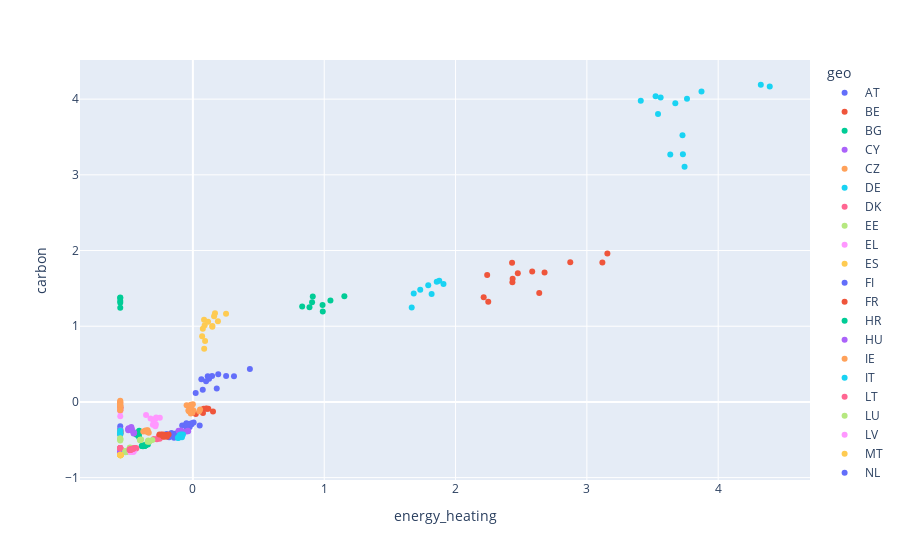

The notebook cell this image was saved under:
### Code cell
px.scatter(df_merged_s, y="carbon", x="energy_heating", color="geo")

### Figure 1 — Plotly figure (JSON) as saved in the notebook; plotly's stock layout.template omitted (floating-point values rounded to 4 significant figures)
{"data": [{"hovertemplate": "geo=AT<br>energy_heating=%{x}<br>carbon=%{y}<extra></extra>", "legendgroup": "AT", "marker": {"color": "#636efa", "symbol": "circle"}, "mode": "markers", "name": "AT", "orientation": "v", "showlegend": true, "type": "scatter", "x": [0.005791, -0.04925, -0.03687, -0.01025, -0.08153, -0.04092, -0.01461, -0.01077, -0.05254, -0.04106, -0.02457, 0.05181, -0.0484], "xaxis": "x", "y": [-0.2708, -0.2814, -0.2958, -0.2941, -0.3125, -0.3004, -0.2946, -0.2831, -0.2985, -0.2906, -0.3312, -0.3131, -0.3325], "yaxis": "y"}, {"hovertemplate": "geo=BE<br>energy_heating=%{x}<br>carbon=%{y}<extra></extra>", "legendgroup": "BE", "marker": {"color": "#EF553B", "symbol": "circle"}, "mode": "markers", "name": "BE", "orientation": "v", "showlegend": true, "type": "scatter", "x": [-0.5532, -0.5532, -0.5532, -0.5532, -0.5532, -0.5532, 0.1173, 0.1065, 0.1009, 0.08206, 0.07673, 0.153, 0.02191], "xaxis": "x", "y": [-0.01001, -0.0615, -0.07742, -0.07807, -0.1063, -0.08283, -0.09101, -0.09136, -0.08581, -0.09123, -0.1468, -0.1278, -0.158], "yaxis": "y"}, {"hovertemplate": "geo=BG<br>energy_heating=%{x}<br>carbon=%{y}<extra></extra>", "legendgroup": "BG", "marker": {"color": "#00cc96", "symbol": "circle"}, "mode": "markers", "name": "BG", "orientation": "v", "showlegend": true, "type": "scatter", "x": [-0.4197, -0.4089, -0.4105, -0.4196, -0.4288, -0.425, -0.4191, -0.4144, -0.4231, -0.4285, -0.4094, -0.4118, -0.4443], "xaxis": "x", "y": [-0.4084, -0.3808, -0.4071, -0.4346, -0.4192, -0.4028, -0.4157, -0.4061, -0.4282, -0.4352, -0.4677, -0.4362, -0.4132], "yaxis": "y"}, {"hovertemplate": "geo=CY<br>energy_heating=%{x}<br>carbon=%{y}<extra></extra>", "legendgroup": "CY", "marker": {"color": "#ab63fa", "symbol": "circle"}, "mode": "markers", "name": "CY", "orientation": "v", "showlegend": true, "type": "scatter", "x": [-0.5532, -0.5532, -0.5532, -0.5532, -0.5532, -0.5532, -0.5532, -0.5532, -0.5404, -0.5385, -0.5382, -0.5394, -0.5384], "xaxis": "x", "y": [-0.6631, -0.6645, -0.6674, -0.6713, -0.6694, -0.6693, -0.6664, -0.6649, -0.6653, -0.6651, -0.6706, -0.6684, -0.6669], "yaxis": "y"}, {"hovertemplate": "geo=CZ<br>energy_heating=%{x}<br>carbon=%{y}<extra></extra>", "legendgroup": "CZ", "marker": {"color": "#FFA15A", "symbol": "circle"}, "mode": "markers", "name": "CZ", "orientation": "v", "showlegend": true, "type": "scatter", "x": [-0.5532, -0.5532, -0.5532, -0.5532, -0.5532, -0.04782, -0.016, -0.0001795, -0.01036, -0.01591, -0.005957, 0.05482, 0.002557], "xaxis": "x", "y": [0.0143, 0.006907, -0.01371, -0.04205, -0.0532, -0.04476, -0.03666, -0.03198, -0.04069, -0.07082, -0.1297, -0.1015, -0.1086], "yaxis": "y"}, {"hovertemplate": "geo=DE<br>energy_heating=%{x}<br>carbon=%{y}<extra></extra>", "legendgroup": "DE", "marker": {"color": "#19d3f3", "symbol": "circle"}, "mode": "markers", "name": "DE", "orientation": "v", "showlegend": true, "type": "scatter", "x": [4.393, 3.523, 3.873, 4.324, 3.411, 3.561, 3.762, 3.673, 3.542, 3.728, 3.744, 3.731, 3.635], "xaxis": "x", "y": [4.165, 4.038, 4.1, 4.19, 3.977, 4.02, 4.006, 3.944, 3.804, 3.522, 3.105, 3.271, 3.268], "yaxis": "y"}, {"hovertemplate": "geo=DK<br>energy_heating=%{x}<br>carbon=%{y}<extra></extra>", "legendgroup": "DK", "marker": {"color": "#FF6692", "symbol": "circle"}, "mode": "markers", "name": "DK", "orientation": "v", "showlegend": true, "type": "scatter", "x": [-0.5532, -0.5532, -0.5532, -0.5532, -0.5532, -0.2566, -0.2345, -0.2387, -0.2526, -0.2624, -0.2743, -0.2527, -0.2977], "xaxis": "x", "y": [-0.3719, -0.3984, -0.4217, -0.4131, -0.4336, -0.4478, -0.4366, -0.4481, -0.4483, -0.468, -0.4927, -0.4861, -0.4892], "yaxis": "y"}, {"hovertemplate": "geo=EE<br>energy_heating=%{x}<br>carbon=%{y}<extra></extra>", "legendgroup": "EE", "marker": {"color": "#B6E880", "symbol": "circle"}, "mode": "markers", "name": "EE", "orientation": "v", "showlegend": true, "type": "scatter", "x": [-0.4703, -0.4789, -0.4754, -0.4784, -0.4814, -0.4836, -0.4784, -0.478, -0.4775, -0.4762, -0.478, -0.4773, -0.4755], "xaxis": "x", "y": [-0.6073, -0.6074, -0.6128, -0.6034, -0.6077, -0.6234, -0.6151, -0.6086, -0.6126, -0.6405, -0.6575, -0.6508, -0.6436], "yaxis": "y"}, {"hovertemplate": "geo=EL<br>energy_heating=%{x}<br>carbon=%{y}<extra></extra>", "legendgroup": "EL", "marker": {"color": "#FF97FF", "symbol": "circle"}, "mode": "markers", "name": "EL", "orientation": "v", "showlegend": true, "type": "scatter", "x": [-0.5532, -0.5532, -0.5532, -0.3567, -0.5532, -0.2518, -0.2862, -0.28, -0.3226, -0.3007, -0.2859, -0.3047, -0.2822], "xaxis": "x", "y": [-0.09152, -0.1062, -0.1245, -0.1735, -0.1892, -0.2088, -0.2265, -0.2049, -0.2193, -0.253, -0.3204, -0.3032, -0.2945], "yaxis": "y"}, {"hovertemplate": "geo=ES<br>energy_heating=%{x}<br>carbon=%{y}<extra></extra>", "legendgroup": "ES", "marker": {"color": "#FECB52", "symbol": "circle"}, "mode": "markers", "name": "ES", "orientation": "v", "showlegend": true, "type": "scatter", "x": [0.2524, 0.1681, 0.1614, 0.1478, 0.1481, 0.1905, 0.08959, 0.08505, 0.1156, 0.07575, 0.08606, 0.09283, 0.07032], "xaxis": "x", "y": [1.166, 1.171, 1.132, 0.994, 1.004, 1.064, 1.012, 1.085, 1.06, 0.9658, 0.7033, 0.8053, 0.8692], "yaxis": "y"}, {"hovertemplate": "geo=FI<br>energy_heating=%{x}<br>carbon=%{y}<extra></extra>", "legendgroup": "FI", "marker": {"color": "#636efa", "symbol": "circle"}, "mode": "markers", "name": "FI", "orientation": "v", "showlegend": true, "type": "scatter", "x": [-0.5532, -0.5532, -0.5532, -0.5532, -0.5532, -0.2011, -0.1629, -0.1226, -0.1306, -0.1414, -0.1809, -0.1129, -0.1431], "xaxis": "x", "y": [-0.3206, -0.3588, -0.3875, -0.3848, -0.4064, -0.4241, -0.4095, -0.4232, -0.417, -0.4329, -0.4672, -0.4677, -0.4733], "yaxis": "y"}, {"hovertemplate": "geo=FR<br>energy_heating=%{x}<br>carbon=%{y}<extra></extra>", "legendgroup": "FR", "marker": {"color": "#EF553B", "symbol": "circle"}, "mode": "markers", "name": "FR", "orientation": "v", "showlegend": true, "type": "scatter", "x": [3.156, 2.43, 2.874, 3.118, 2.241, 2.474, 2.678, 2.584, 2.435, 2.433, 2.249, 2.637, 2.214], "xaxis": "x", "y": [1.962, 1.839, 1.844, 1.841, 1.676, 1.7, 1.708, 1.723, 1.628, 1.581, 1.322, 1.44, 1.384], "yaxis": "y"}, {"hovertemplate": "geo=HR<br>energy_heating=%{x}<br>carbon=%{y}<extra></extra>", "legendgroup": "HR", "marker": {"color": "#00cc96", "symbol": "circle"}, "mode": "markers", "name": "HR", "orientation": "v", "showlegend": true, "type": "scatter", "x": [-0.3424, -0.3528, -0.3605, -0.3643, -0.3893, -0.3675, -0.3682, -0.3722, -0.3806, -0.3859, -0.3806, -0.368, -0.3824], "xaxis": "x", "y": [-0.5632, -0.5641, -0.5724, -0.5782, -0.5817, -0.5792, -0.5781, -0.5732, -0.5783, -0.5779, -0.5856, -0.5828, -0.5814], "yaxis": "y"}, {"hovertemplate": "geo=HU<br>energy_heating=%{x}<br>carbon=%{y}<extra></extra>", "legendgroup": "HU", "marker": {"color": "#ab63fa", "symbol": "circle"}, "mode": "markers", "name": "HU", "orientation": "v", "showlegend": true, "type": "scatter", "x": [-0.5532, -0.5532, -0.5532, -0.5532, -0.5532, -0.07076, -0.04956, -0.03795, -0.0915, -0.1093, -0.08206, -0.0363, -0.09018], "xaxis": "x", "y": [-0.3714, -0.3799, -0.398, -0.4134, -0.4115, -0.395, -0.3921, -0.3795, -0.3789, -0.3802, -0.3931, -0.3873, -0.4068], "yaxis": "y"}, {"hovertemplate": "geo=IE<br>energy_heating=%{x}<br>carbon=%{y}<extra></extra>", "legendgroup": "IE", "marker": {"color": "#FFA15A", "symbol": "circle"}, "mode": "markers", "name": "IE", "orientation": "v", "showlegend": true, "type": "scatter", "x": [-0.5532, -0.5532, -0.5532, -0.5532, -0.5532, -0.3614, -0.3483, -0.3617, -0.3441, -0.3523, -0.3361, -0.3488, -0.378], "xaxis": "x", "y": [-0.3824, -0.405, -0.4012, -0.4009, -0.4023, -0.388, -0.376, -0.3766, -0.3738, -0.3868, -0.4088, -0.3927, -0.3897], "yaxis": "y"}, {"hovertemplate": "geo=IT<br>energy_heating=%{x}<br>carbon=%{y}<extra></extra>", "legendgroup": "IT", "marker": {"color": "#19d3f3", "symbol": "circle"}, "mode": "markers", "name": "IT", "orientation": "v", "showlegend": true, "type": "scatter", "x": [null, null, null, null, null, 1.876, 1.857, 1.908, 1.792, 1.731, 1.666, 1.818, 1.682], "xaxis": "x", "y": [2.007, 1.941, 1.84, 1.655, 1.545, 1.602, 1.588, 1.558, 1.541, 1.483, 1.246, 1.427, 1.434], "yaxis": "y"}, {"hovertemplate": "geo=LT<br>energy_heating=%{x}<br>carbon=%{y}<extra></extra>", "legendgroup": "LT", "marker": {"color": "#FF6692", "symbol": "circle"}, "mode": "markers", "name": "LT", "orientation": "v", "showlegend": true, "type": "scatter", "x": [-0.5532, -0.5532, -0.5532, -0.5532, -0.5532, -0.5532, -0.5532, -0.4401, -0.4353, -0.4408, -0.4438, -0.4308, -0.436], "xaxis": "x", "y": [-0.6093, -0.6073, -0.6073, -0.613, -0.6134, -0.6119, -0.6113, -0.6105, -0.6118, -0.6108, -0.6124, -0.6114, -0.6173], "yaxis": "y"}, {"hovertemplate": "geo=LU<br>energy_heating=%{x}<br>carbon=%{y}<extra></extra>", "legendgroup": "LU", "marker": {"color": "#B6E880", "symbol": "circle"}, "mode": "markers", "name": "LU", "orientation": "v", "showlegend": true, "type": "scatter", "x": [-0.5066, -0.5109, -0.5106, -0.5093, -0.5131, -0.5089, -0.5069, -0.5059, -0.5096, -0.5139, -0.5087, -0.5105, -0.5131], "xaxis": "x", "y": [-0.647, -0.648, -0.6497, -0.6524, -0.6544, -0.656, -0.6564, -0.6545, -0.6523, -0.6517, -0.6612, -0.6582, -0.664], "yaxis": "y"}, {"hovertemplate": "geo=LV<br>energy_heating=%{x}<br>carbon=%{y}<extra></extra>", "legendgroup": "LV", "marker": {"color": "#FF97FF", "symbol": "circle"}, "mode": "markers", "name": "LV", "orientation": "v", "showlegend": true, "type": "scatter", "x": [-0.4521, -0.4554, -0.4512, -0.4609, -0.4633, -0.4747, -0.4721, -0.4665, -0.4635, -0.4669, -0.4743, -0.4676, -0.474], "xaxis": "x", "y": [-0.6532, -0.6573, -0.6582, -0.6586, -0.6592, -0.6591, -0.6588, -0.6584, -0.6557, -0.6563, -0.6612, -0.6596, -0.6618], "yaxis": "y"}, {"hovertemplate": "geo=MT<br>energy_heating=%{x}<br>carbon=%{y}<extra></extra>", "legendgroup": "MT", "marker": {"color": "#FECB52", "symbol": "circle"}, "mode": "markers", "name": "MT", "orientation": "v", "showlegend": true, "type": "scatter", "x": [-0.5532, -0.5532, -0.5532, -0.5532, -0.5532, -0.5519, -0.5521, -0.551, -0.5513, -0.5509, -0.5507, -0.5505, -0.5504], "xaxis": "x", "y": [-0.6993, -0.6992, -0.6983, -0.6998, -0.6996, -0.7031, -0.7045, -0.7034, -0.7032, -0.7024, -0.7043, -0.7039, -0.7024], "yaxis": "y"}, {"hovertemplate": "geo=NL<br>energy_heating=%{x}<br>carbon=%{y}<extra></extra>", "legendgroup": "NL", "marker": {"color": "#636efa", "symbol": "circle"}, "mode": "markers", "name": "NL", "orientation": "v", "showlegend": true, "type": "scatter", "x": [0.434, 0.1928, 0.253, 0.3129, 0.06445, 0.113, 0.1462, 0.1234, 0.1232, 0.1004, 0.07512, 0.1816, 0.02117], "xaxis": "x", "y": [0.4358, 0.3652, 0.3409, 0.3393, 0.2991, 0.3382, 0.3427, 0.3306, 0.3046, 0.2731, 0.1612, 0.178, 0.1194], "yaxis": "y"}, {"hovertemplate": "geo=NO<br>energy_heating=%{x}<br>carbon=%{y}<extra></extra>", "legendgroup": "NO", "marker": {"color": "#EF553B", "symbol": "circle"}, "mode": "markers", "name": "NO", "orientation": "v", "showlegend": true, "type": "scatter", "x": [-0.1852, -0.2369, -0.2114, -0.223, -0.2542, -0.2359, -0.2231, -0.2168, -0.2154, -0.2224, -0.2194, -0.1982, -0.2256], "xaxis": "x", "y": [-0.4287, -0.4334, -0.4356, -0.4339, -0.4315, -0.4291, -0.4337, -0.4369, -0.4356, -0.445, -0.4597, -0.4609, -0.4584], "yaxis": "y"}, {"hovertemplate": "geo=PL<br>energy_heating=%{x}<br>carbon=%{y}<extra></extra>", "legendgroup": "PL", "marker": {"color": "#00cc96", "symbol": "circle"}, "mode": "markers", "name": "PL", "orientation": "v", "showlegend": true, "type": "scatter", "x": [-0.5532, -0.5532, -0.5532, -0.5532, -0.5532, 0.8321, 0.9076, 0.9128, 1.153, 0.9874, 0.989, 1.047, 0.8877], "xaxis": "x", "y": [1.379, 1.371, 1.332, 1.31, 1.246, 1.259, 1.315, 1.393, 1.396, 1.281, 1.195, 1.34, 1.249], "yaxis": "y"}, {"hovertemplate": "geo=PT<br>energy_heating=%{x}<br>carbon=%{y}<extra></extra>", "legendgroup": "PT", "marker": {"color": "#ab63fa", "symbol": "circle"}, "mode": "markers", "name": "PT", "orientation": "v", "showlegend": true, "type": "scatter", "x": [-0.4884, -0.4919, -0.4921, -0.4921, -0.4696, -0.4698, -0.4688, -0.4688, -0.4664, -0.4661, -0.4516, -0.4503, -0.4475], "xaxis": "x", "y": [-0.3489, -0.3556, -0.3659, -0.3754, -0.3751, -0.3529, -0.3612, -0.3323, -0.3496, -0.3664, -0.4124, -0.4171, -0.4055], "yaxis": "y"}, {"hovertemplate": "geo=RO<br>energy_heating=%{x}<br>carbon=%{y}<extra></extra>", "legendgroup": "RO", "marker": {"color": "#FFA15A", "symbol": "circle"}, "mode": "markers", "name": "RO", "orientation": "v", "showlegend": true, "type": "scatter", "x": [-0.5532, -0.5532, -0.5532, -0.5532, -0.5532, -0.03463, -0.02993, -0.0143, -0.01335, -0.0202, -0.003892, 0.04801, -0.01623], "xaxis": "x", "y": [-0.07432, -0.03625, -0.05215, -0.1098, -0.1081, -0.1142, -0.1236, -0.1077, -0.1068, -0.1232, -0.1444, -0.1239, -0.1522], "yaxis": "y"}, {"hovertemplate": "geo=SE<br>energy_heating=%{x}<br>carbon=%{y}<extra></extra>", "legendgroup": "SE", "marker": {"color": "#19d3f3", "symbol": "circle"}, "mode": "markers", "name": "SE", "orientation": "v", "showlegend": true, "type": "scatter", "x": [-0.5532, -0.5532, -0.5532, -0.5532, -0.5532, -0.09266, -0.07558, -0.0853, -0.09919, -0.1022, -0.1109, -0.08356, -0.1145], "xaxis": "x", "y": [-0.3762, -0.3977, -0.4131, -0.421, -0.4299, -0.4313, -0.43, -0.4335, -0.4372, -0.445, -0.4754, -0.4663, -0.4747], "yaxis": "y"}, {"hovertemplate": "geo=SI<br>energy_heating=%{x}<br>carbon=%{y}<extra></extra>", "legendgroup": "SI", "marker": {"color": "#FF6692", "symbol": "circle"}, "mode": "markers", "name": "SI", "orientation": "v", "showlegend": true, "type": "scatter", "x": [-0.4479, -0.4545, -0.4591, -0.4609, -0.4793, -0.4679, -0.4659, -0.4695, -0.4774, -0.48, -0.4778, -0.4708, -0.4822], "xaxis": "x", "y": [-0.6144, -0.6148, -0.618, -0.6216, -0.6301, -0.6291, -0.6247, -0.6242, -0.625, -0.6277, -0.6342, -0.6334, -0.6356], "yaxis": "y"}, {"hovertemplate": "geo=SK<br>energy_heating=%{x}<br>carbon=%{y}<extra></extra>", "legendgroup": "SK", "marker": {"color": "#B6E880", "symbol": "circle"}, "mode": "markers", "name": "SK", "orientation": "v", "showlegend": true, "type": "scatter", "x": [-0.5532, -0.5532, -0.5532, -0.5532, -0.5532, -0.4028, -0.3996, -0.3943, -0.4009, -0.3403, -0.3313, -0.3084, -0.3449], "xaxis": "x", "y": [-0.4801, -0.4856, -0.4978, -0.4995, -0.5098, -0.5059, -0.5036, -0.4978, -0.4986, -0.5105, -0.5251, -0.5044, -0.5254], "yaxis": "y"}], "layout": {"legend": {"title": {"text": "geo"}, "tracegroupgap": 0}, "margin": {"t": 60}, "xaxis": {"anchor": "y", "domain": [0, 1], "title": {"text": "energy_heating"}}, "yaxis": {"anchor": "x", "domain": [0, 1], "title": {"text": "carbon"}}}}
